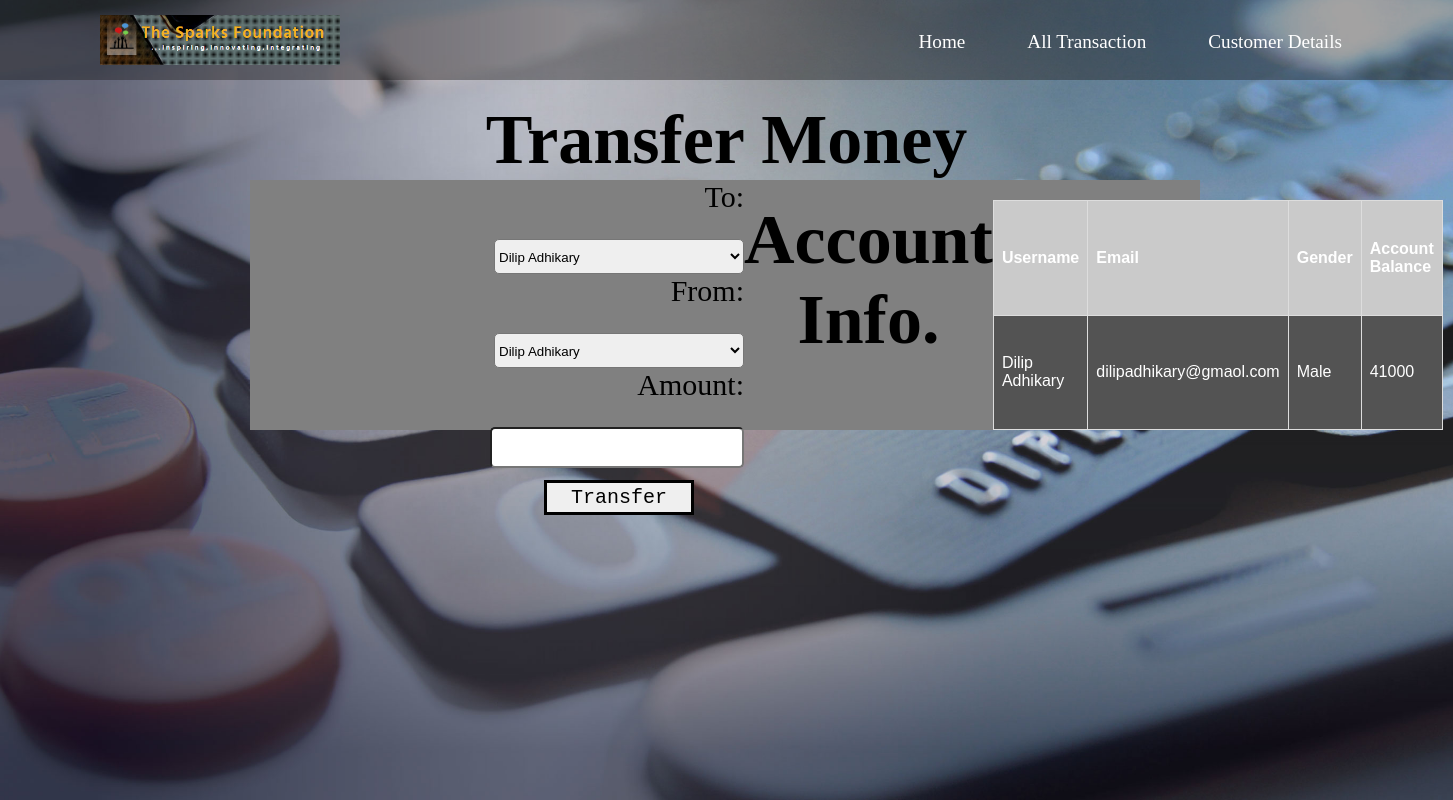
/transfer/Dilip Adhikary, run on the app's committed database.
### pages/models.py (models this page shows)
class Customers(models.Model):
    username = models.CharField(max_length=150, default='')
    email = models.CharField(max_length=150)
    gender = models.CharField(max_length=10)
    amount = models.IntegerField()
    date = models.DateTimeField(auto_now=False, auto_now_add=False)
    def __str__(self):
        return self.username

### pages/views.py (the view)
# urls.py: path('transfer/<str:pk>', views.transfer, name='transfer'),
def transfer(request, pk):
    info = Customers.objects.filter(username=pk)
    users = Customers.objects.all()
    return render(request, 'transfer.html', {'info': info, 'users': users})

### templates/transfer.html
{% extends 'transaction.html' %}
{% block body %}
<h1 class='heading'>Account Info.</h1>
        <table>
            <tr>
                <th>Username</th>
                <th>Email</th>
                <th>Gender</th>
                <th>Account Balance</th>
            </tr>
            <tr>
            {% for all in info %}
                <td>{{all}}</td>
                <td>{{all.email}}</td>
                <td>{{all.gender}}</td>
                <td>{{all.amount}}</td>
            {% endfor %}
            </tr>
        </table>
{% endblock body %}

### static/css/index.css (style rules this page uses)
* { padding: 0; margin: 0; }

### static/css/history.css (style rules this page uses)
table { font-family: arial, sans-serif; color: white; border-collapse: collapse; width: 100%; margin-top: 20px; }
td, th { border: 1px solid #dddddd; text-align: left; padding: 8px; }
tr:nth-child(even) { background-color:rgb(83, 83, 83); }
tr:nth-child(odd) { background-color:rgb(202, 202, 202); }

### static/css/newuser.css (style rules this page uses)
.heading { text-align: center; font-size: 70px; padding-top: 20px; }

### data on the page
Customers: username "Dilip Adhikary", email "dilipadhikary@gmaol.com", gender "Male", amount "41000"

### other printed values
form field TO "Dilip Adhikary"
form field FROM "Dilip Adhikary"
